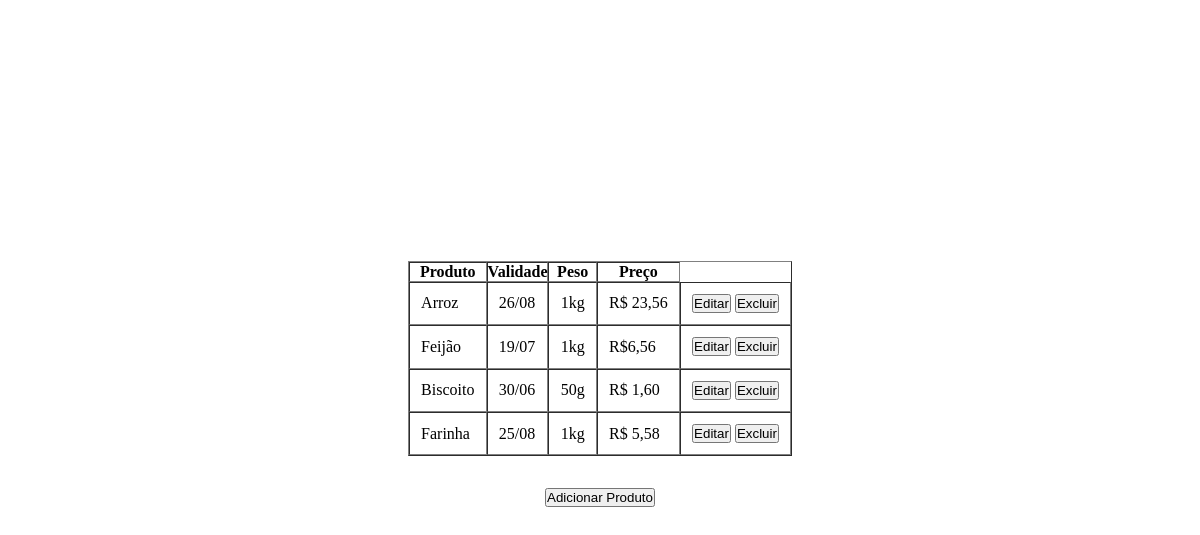
The page / on the database its author committed.
### tables this page shows
CREATE TABLE `produto` (
  `id` int(11) NOT NULL,
  `produto` varchar(255) NOT NULL,
  `validade` varchar(255) NOT NULL,
  `peso` varchar(255) NOT NULL,
  `preco` varchar(255) NOT NULL
);

### index.php (the view, shortened to what this page needs)
<?php require_once './src/process.php' ?>
<!DOCTYPE html>
<html lang="en">
<head>
    <link rel="stylesheet" href="./style/style.css">
</head>
<body>
    <?php
        $result = $mysqli -> query("SELECT * FROM produto") or die($mysqli -> error);
    ?>
    <div class="table">
        <table border="1" cellspacing="0" cellpadding="0">
            <thead>
                <tr>
                    <th>Produto</th>
                    <th>Validade</th>
                    <th>Peso</th>
                    <th>Preço</th>
                </tr>
        </thead>
        <?php while($row = $result -> fetch_assoc()): ?>
        <tr>
            <td><?php echo $row['produto'];?></td>
            <td><?php echo $row['validade'];?></td>
            <td><?php echo $row['peso'];?></td>
            <td><?php echo $row['preco'];?></td>
            <td>
                <?php
                    echo "<a href='update.php?id=".$row['id']."'><button type='button' class='edit'>Editar</button></a>
                    <a href='remove.php?id=".$row['id']."'><button type='button' class='remove'>Excluir</button></a>"
                ?>
            </td>
        </tr>
        <?php endwhile; ?>
        </table>
        <a href="create.php" class="a"><button class="create" type="button">Adicionar Produto</button></a>
    </div>
</body>
</html>

### style/style.css (style rules this page uses)
* { padding: 0; margin: 0; box-sizing: border-box; }
.table, .form { width: 100vw; height: 100vh; display: flex; flex-direction: column; align-items: center; justify-content: center; }
tr, td { padding: .7rem; }
.a { margin: 2rem; }

### rows shown on the page
produto: produto "Arroz", validade "26/08", peso "1kg", preco "R$ 23,56"
produto: produto "Feijão", validade "19/07", peso "1kg", preco "R$6,56"
produto: produto "Biscoito", validade "30/06", peso "50g", preco "R$ 1,60"
produto: produto "Farinha", validade "25/08", peso "1kg", preco "R$ 5,58"
